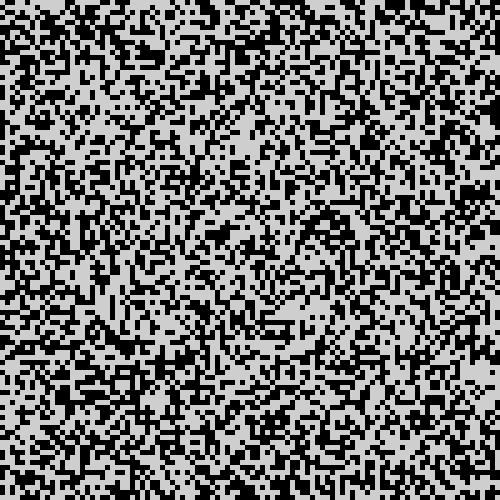
Frame 1 (no input)
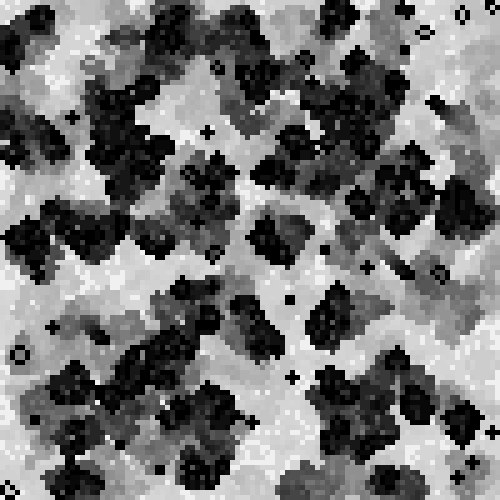
Frame 60 (the mouse pressed at the canvas centre just before this capture)
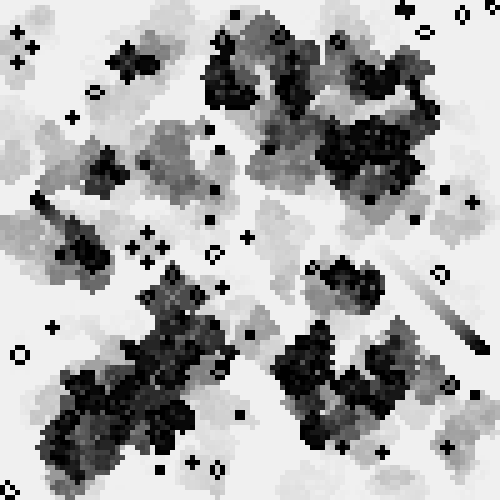
Frame 120 (the mouse held since frame 60 and released just before this capture)

The Processing sketch that drew these frames (run headless with seeded random() and noise(); from frame 60 on, the mouse is pressed at the canvas centre):

// Processing sketch: day_09_jan_17_17
// ── day_09_jan_17_17.pde
int count = 100;
boolean[][] world = new boolean[count][count];
boolean[][] nextw = new boolean[count][count];

void setup() {
  size(500, 500);
  reset();
  textAlign(CENTER, CENTER);
  noStroke();
}

void draw() {
  fill(255, 8);
  rect(0, 0, width, height);
  fill(0);
  for(int x = 0; x < count; x++) {
    for(int y = 0; y < count; y++) {
      if(world[x][y]) {
        rect(x*5, y*5, 5, 5);
      }
    }
  }

  for(int x = 0; x < count; x++) {
    for(int y = 0; y < count; y++) {
      int n = live_neighbors(x, y);
      if(world[x][y]) {
        nextw[x][y] = (n == 2 || n == 3);
      }
      else {
        nextw[x][y] = (n == 3);
      }
    }
  }

  world = nextw;
  nextw = new boolean[count][count];
}

void mouseReleased() {
  reset();
}

void reset() {
  for(int x = 0; x < count; x++) {
    for(int y = 0; y < count; y++) {
      world[x][y] = (random(1) < noise(x, y));
    }
  }
}

int live_neighbors(int x, int y) {
  int num = 0;
  if(x > 0) {
    num += int(world[x-1][y]);
  }
  if(x < count-1) {
    num += int(world[x+1][y]);
  }
  if(y > 0) {
    num += int(world[x][y-1]);
  }
  if(y < count-1) {
    num += int(world[x][y+1]);
  }
  if(x > 0 && y > 0) {
    num += int(world[x-1][y-1]);
  }
  if(x > 0 && y < count-1) {
    num += int(world[x-1][y+1]);
  }
  if(x < count-1 && y > 0) {
    num += int(world[x+1][y-1]);
  }
  if(x < count-1 && y < count-1) {
    num += int(world[x+1][y+1]);
  }
  return num;
}
